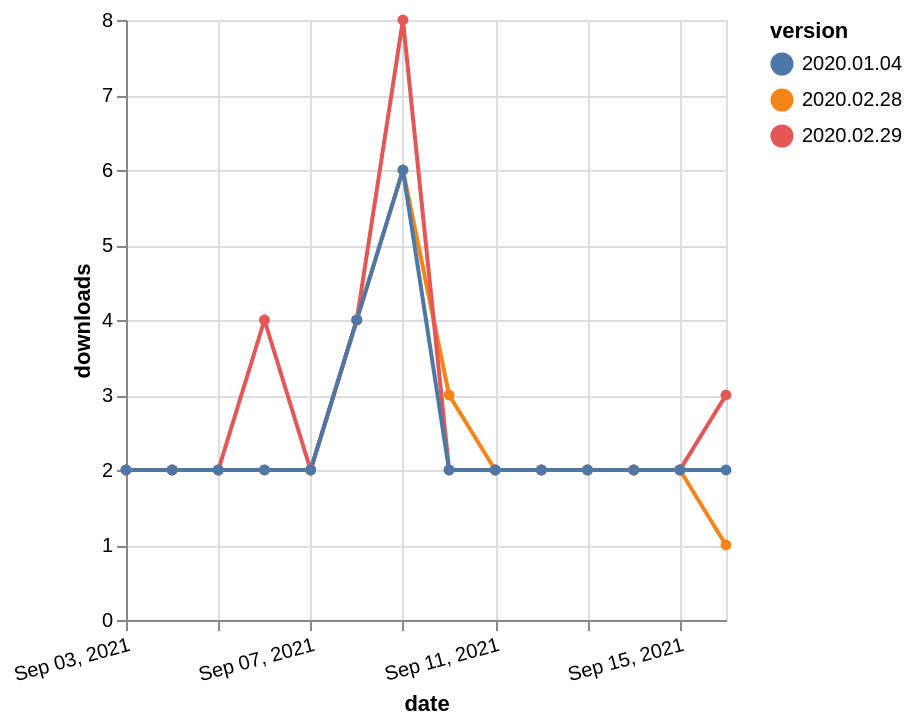

Source (Vega-Lite JSON):
### Vega-Lite specification from a JSON file in a GitHub repository (floating-point values rounded to 4 significant figures)
{"$schema": "https://vega.github.io/schema/vega-lite/v5.json", "description": "A simple bar chart with embedded data.", "data": {"values": [{"date": "2021-09-03", "total": 1335, "delta": 2, "version": "2020.02.28"}, {"date": "2021-09-04", "total": 1337, "delta": 2, "version": "2020.02.28"}, {"date": "2021-09-05", "total": 1339, "delta": 2, "version": "2020.02.28"}, {"date": "2021-09-06", "total": 1341, "delta": 2, "version": "2020.02.28"}, {"date": "2021-09-07", "total": 1343, "delta": 2, "version": "2020.02.28"}, {"date": "2021-09-08", "total": 1347, "delta": 4, "version": "2020.02.28"}, {"date": "2021-09-09", "total": 1353, "delta": 6, "version": "2020.02.28"}, {"date": "2021-09-10", "total": 1356, "delta": 3, "version": "2020.02.28"}, {"date": "2021-09-11", "total": 1358, "delta": 2, "version": "2020.02.28"}, {"date": "2021-09-12", "total": 1360, "delta": 2, "version": "2020.02.28"}, {"date": "2021-09-13", "total": 1362, "delta": 2, "version": "2020.02.28"}, {"date": "2021-09-14", "total": 1364, "delta": 2, "version": "2020.02.28"}, {"date": "2021-09-15", "total": 1366, "delta": 2, "version": "2020.02.28"}, {"date": "2021-09-16", "total": 1367, "delta": 1, "version": "2020.02.28"}, {"date": "2021-09-03", "total": 1434, "delta": 2, "version": "2020.02.29"}, {"date": "2021-09-04", "total": 1436, "delta": 2, "version": "2020.02.29"}, {"date": "2021-09-05", "total": 1438, "delta": 2, "version": "2020.02.29"}, {"date": "2021-09-06", "total": 1442, "delta": 4, "version": "2020.02.29"}, {"date": "2021-09-07", "total": 1444, "delta": 2, "version": "2020.02.29"}, {"date": "2021-09-08", "total": 1448, "delta": 4, "version": "2020.02.29"}, {"date": "2021-09-09", "total": 1456, "delta": 8, "version": "2020.02.29"}, {"date": "2021-09-10", "total": 1458, "delta": 2, "version": "2020.02.29"}, {"date": "2021-09-11", "total": 1460, "delta": 2, "version": "2020.02.29"}, {"date": "2021-09-12", "total": 1462, "delta": 2, "version": "2020.02.29"}, {"date": "2021-09-13", "total": 1464, "delta": 2, "version": "2020.02.29"}, {"date": "2021-09-14", "total": 1466, "delta": 2, "version": "2020.02.29"}, {"date": "2021-09-15", "total": 1468, "delta": 2, "version": "2020.02.29"}, {"date": "2021-09-16", "total": 1471, "delta": 3, "version": "2020.02.29"}, {"date": "2021-09-03", "total": 1512, "delta": 2, "version": "2020.01.04"}, {"date": "2021-09-04", "total": 1514, "delta": 2, "version": "2020.01.04"}, {"date": "2021-09-05", "total": 1516, "delta": 2, "version": "2020.01.04"}, {"date": "2021-09-06", "total": 1518, "delta": 2, "version": "2020.01.04"}, {"date": "2021-09-07", "total": 1520, "delta": 2, "version": "2020.01.04"}, {"date": "2021-09-08", "total": 1524, "delta": 4, "version": "2020.01.04"}, {"date": "2021-09-09", "total": 1530, "delta": 6, "version": "2020.01.04"}, {"date": "2021-09-10", "total": 1532, "delta": 2, "version": "2020.01.04"}, {"date": "2021-09-11", "total": 1534, "delta": 2, "version": "2020.01.04"}, {"date": "2021-09-12", "total": 1536, "delta": 2, "version": "2020.01.04"}, {"date": "2021-09-13", "total": 1538, "delta": 2, "version": "2020.01.04"}, {"date": "2021-09-14", "total": 1540, "delta": 2, "version": "2020.01.04"}, {"date": "2021-09-15", "total": 1542, "delta": 2, "version": "2020.01.04"}, {"date": "2021-09-16", "total": 1544, "delta": 2, "version": "2020.01.04"}]}, "width": "container", "mark": {"type": "line", "point": {"filled": true}}, "encoding": {"x": {"field": "date", "type": "temporal", "timeUnit": "yearmonthdate", "title": "date", "axis": {"labelAngle": -15}}, "y": {"field": "delta", "type": "quantitative", "title": "downloads"}, "color": {"field": "version", "type": "nominal"}, "tooltip": {"field": "delta"}}}
